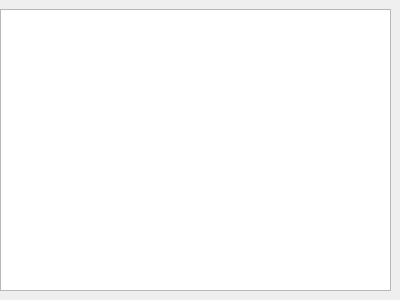
<?xml version="1.0" encoding="UTF-8"?>
<ui version="4.0">
 <class>log_widget</class>
 <widget class="QWidget" name="log_widget">
  <property name="geometry">
   <rect>
    <x>0</x>
    <y>0</y>
    <width>400</width>
    <height>300</height>
   </rect>
  </property>
  <property name="windowTitle">
   <string>Form</string>
  </property>
  <layout class="QVBoxLayout" name="verticalLayout">
   <property name="spacing">
    <number>0</number>
   </property>
   <property name="leftMargin">
    <number>0</number>
   </property>
   <property name="topMargin">
    <number>9</number>
   </property>
   <property name="rightMargin">
    <number>9</number>
   </property>
   <property name="bottomMargin">
    <number>9</number>
   </property>
   <item>
    <widget class="QPlainTextEdit" name="plain_text_edit_log">
     <property name="sizePolicy">
      <sizepolicy hsizetype="Expanding" vsizetype="Expanding">
       <horstretch>0</horstretch>
       <verstretch>1</verstretch>
      </sizepolicy>
     </property>
     <property name="maximumSize">
      <size>
       <width>16777215</width>
       <height>16777215</height>
      </size>
     </property>
     <property name="readOnly">
      <bool>true</bool>
     </property>
    </widget>
   </item>
  </layout>
 </widget>
 <resources/>
 <connections/>
</ui>
